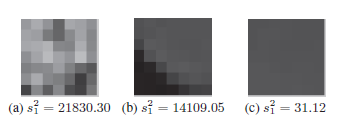
#> input picture Dokumen/gambar/Patches dengan Nilai Eigen.png, 341 x 124 px, given as the content of the folder Data/ori/all/, which was not available
$ python detect_blur.py   (older library calls are emulated)
#> lines starting #> are read from the running program, lines starting #| are printed output that depends on the picture; after the words box and inside, x2 and y2 are one past the last pixel; in counts of white or black regions, pixels touching at a corner belong together; pictures that were not available may be replaced by others from this repository, and a replacement may not be noted
# USAGE
# python detect_blur.py --images images

# import the necessary packages
from imutils import paths
import imutils
import matplotlib.pyplot as plt
import cv2


## construct the argument parse and parse the arguments
#ap = argparse.ArgumentParser()
#ap.add_argument("-i", "--images", required=True,
#	help="path to input directory of images")
#ap.add_argument("-t", "--threshold", type=float, default=100.0,
#	help="focus measures that fall below this value will be considered 'blurry'")
#args = vars(ap.parse_args())
def variance_of_laplacian(image):
	# compute the Laplacian of the image and then return the focus
	# measure, which is simply the variance of the Laplacian
	return cv2.Laplacian(image, cv2.CV_64F).var()

# loop over the input images
data = list(paths.list_images("Data/ori/all/"))
result = ""
for imagePath in data:
    # load the image, convert it to grayscale, and compute the
    # focus measure of the image using the Variance of Laplacian
    # method
    image = cv2.imread(imagePath)
#> image is the input picture: shape (124, 341, 3); mean B, G, R 186.9, 185.8, 185.9
    gray = cv2.cvtColor(image, cv2.COLOR_BGR2GRAY)
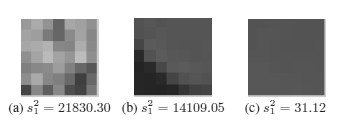
#> gray: shape (124, 341); min 32, max 255, mean 185.9
#
    fm = variance_of_laplacian(gray)
#> fm = 2736
#    filename = image.filename
    text = "Blurry"

    # if the focus measure is less than the supplied threshold,
    # then the image should be considered "blurry"
    if fm > 400:
        text = "Improve"
    if fm > 1500:
        text = "Good"

    	# show the image
    cv2.putText(image, "{}: {:.2f}".format(text, fm), (10, 30),
    cv2.FONT_HERSHEY_SIMPLEX, 0.8, (0, 0, 255), 3)
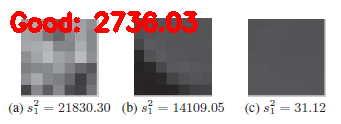
#> image: shape (124, 341, 3); 4.99% of pixels changed, all inside (x1, y1, x2, y2) = (10, 11, 198, 33)
# [4 lines of commented-out code are left out]
    cv2.waitKey(0)
    print("{} {}  {:.2f}".format(imagePath, text, fm))
#| _only/Patches dengan Nilai Eigen.png Good  2736.03

    result = result + "File:{} {} {:.2f}\n".format(imagePath, text, fm)
    fp = open("OutputBlurDetection/hasil_blur_iterasi2.txt", "w")
    fp.write(result)
    fp.close()

$ run again, on Dokumen/gambar/Proses Evaluasi Gambar Berdasarkan Parameter Noise.png
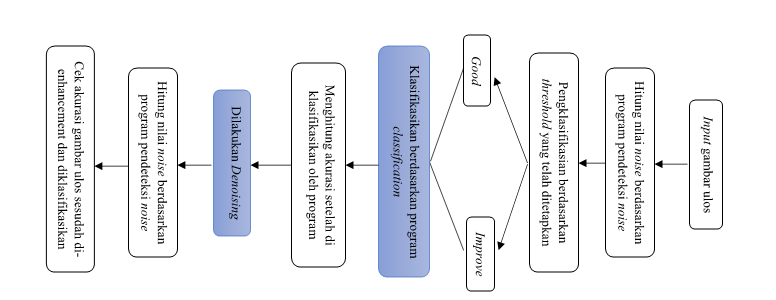
#> input picture Dokumen/gambar/Proses Evaluasi Gambar Berdasarkan Parameter Noise.png, 776 x 300 px, given as the content of the folder Data/ori/all/, which was not available
#> image is the input picture: shape (300, 776, 3); mean B, G, R 242.8, 239.3, 237.9
#> `gray = cv2.cvtColor(image, cv2.COLOR_BGR2GRAY)`:
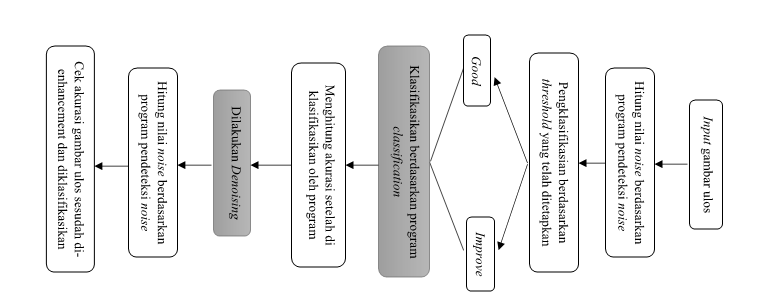
#> gray: shape (300, 776); min 0, max 255, mean 239.3
#> fm = 9028.8
#> `cv2.putText(image, "{}: {:.2f}".format(text, fm), (10, 30), cv2.FONT_H..`:
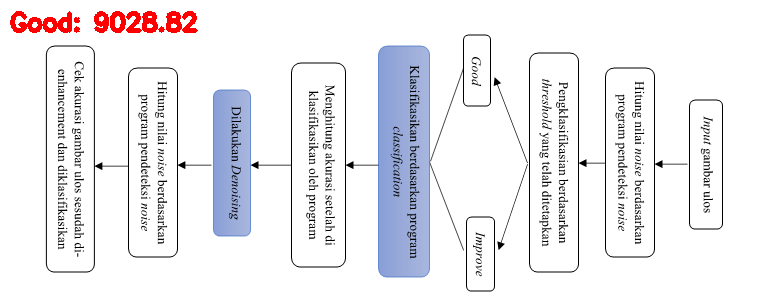
#> image: shape (300, 776, 3); 0.97% of pixels changed, all inside (x1, y1, x2, y2) = (10, 11, 198, 33)
#| _only/Proses Evaluasi Gambar Berdasarkan Parameter Noise.png Good  9028.82

$ run again, on Dokumen/gambar/Rumus Varians.png
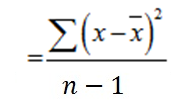
#> input picture Dokumen/gambar/Rumus Varians.png, 195 x 105 px, given as the content of the folder Data/ori/all/, which was not available
#> image is the input picture: shape (105, 195, 3); mean B, G, R 242.6, 242.6, 242.6
#> `gray = cv2.cvtColor(image, cv2.COLOR_BGR2GRAY)`:
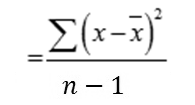
#> gray: shape (105, 195); min 0, max 255, mean 242.6
#> fm = 2405.9
#> `cv2.putText(image, "{}: {:.2f}".format(text, fm), (10, 30), cv2.FONT_H..`:
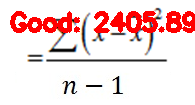
#> image: shape (105, 195, 3); 10.6% of pixels changed, all inside (x1, y1, x2, y2) = (10, 11, 195, 33)
#| _only/Rumus Varians.png Good  2405.89
